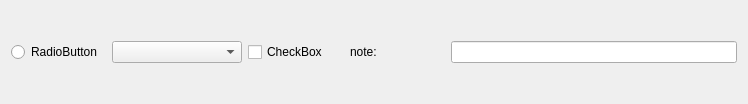
<?xml version="1.0" encoding="UTF-8"?>
<ui version="4.0">
 <class>IOWidget</class>
 <widget class="QWidget" name="IOWidget">
  <property name="geometry">
   <rect>
    <x>0</x>
    <y>0</y>
    <width>748</width>
    <height>104</height>
   </rect>
  </property>
  <property name="windowTitle">
   <string>Form</string>
  </property>
  <layout class="QHBoxLayout" name="horizontalLayout" stretch="1,1,1,1,3">
   <item>
    <widget class="QRadioButton" name="radioButton">
     <property name="text">
      <string>RadioButton</string>
     </property>
    </widget>
   </item>
   <item>
    <widget class="QComboBox" name="comboBox">
     <property name="minimumSize">
      <size>
       <width>130</width>
       <height>0</height>
      </size>
     </property>
    </widget>
   </item>
   <item>
    <widget class="QCheckBox" name="checkBox">
     <property name="text">
      <string>CheckBox</string>
     </property>
    </widget>
   </item>
   <item>
    <widget class="QLabel" name="label">
     <property name="text">
      <string>note:</string>
     </property>
    </widget>
   </item>
   <item>
    <widget class="QLineEdit" name="lineEdit">
     <property name="minimumSize">
      <size>
       <width>150</width>
       <height>0</height>
      </size>
     </property>
    </widget>
   </item>
  </layout>
 </widget>
 <resources/>
 <connections/>
</ui>
